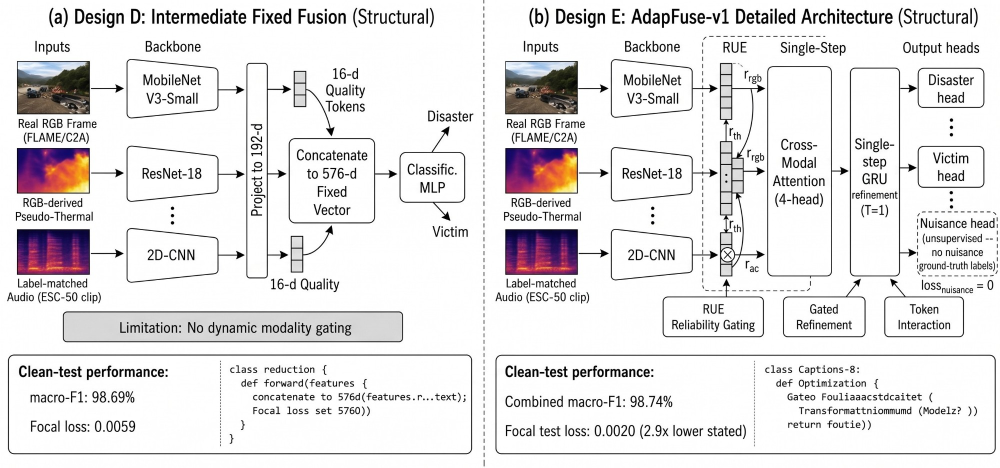
#> input picture images/generated/_source_new/4.5_design_D_vs_E_original.jpg, 2000 x 935 px (shown at 1/2 size)
$ python clean_4_5_4_6.py
#> lines starting #> are read from the running program, lines starting #| are printed output that depends on the picture
"""Clean the supplied Fig 4.5 / 4.6 rasters so they match the code and metadata.

Fig 4.5 (Design D vs E):
  * Design D has no quality tokens (models/full_model.py, IntermediateFixed:
    project -> concat -> MLP), so the two "16-d Quality" labels are relabelled
    as the projected 192-d feature vectors they actually are.
  * The garbled pseudo-code panels are replaced with pseudo-code that matches
    the implementation.
Fig 4.6 (data provenance):
  * The 15,970 C2A/SARD bounding boxes are person boxes, not smoke/fire boxes
    (smoke/fire boxes come from the separate D-Fire benchmark).

Originals: 4.5_design_D_vs_E_original.jpg, 4.6_data_provenance_original.jpg
"""
from pathlib import Path

from PIL import Image, ImageDraw, ImageFont

HERE = Path(__file__).resolve().parent
OUT = HERE.parent
FONTS = Path("C:/Windows/Fonts")
NARROW = str(FONTS / "ARIALN.TTF")
NARROW_BOLD = str(FONTS / "ARIALNB.TTF")
MONO = str(FONTS / "consola.ttf")
INK = (20, 20, 20)
WHITE = (255, 255, 255)


def centered(draw, cx, y, text, font):
    w = draw.textlength(text, font=font)
    draw.text((cx - w / 2, y), text, font=font, fill=INK)


def fix_design_comparison():
    im = Image.open(HERE / "4.5_design_D_vs_E_original.jpg").convert("RGB")
#> im is the input picture: PIL image 2000x935 RGB; mean R, G, B 230.3, 228.3, 229.2
    d = ImageDraw.Draw(im)

    # Panel (a): relabel the two stacks as projected feature vectors.
    label = ImageFont.truetype(NARROW, 30)
    d.rectangle((648, 126, 745, 228), fill=WHITE)
    for i, line in enumerate(("192-d", "RGB", "feature")):
        centered(d, 692, 132 + i * 32, line, label)
    d.rectangle((530, 552, 690, 590), fill=WHITE)
    centered(d, 610, 555, "192-d audio feature", label)

    # Code panels: replace garbled text with pseudo-code matching the code.
    code = ImageFont.truetype(MONO, 19)
    step = 29
    d.rectangle((447, 716, 937, 902), fill=WHITE)
    left = (
        "# Design D: fixed-weight fusion",
        "z = concat(f_rgb, f_th, f_au)  # 576-d",
        "y_dis, y_vic = MLP(z)",
        "# no reliability gating",
    )
    for i, line in enumerate(left):
        d.text((462, 740 + i * step), line, font=code, fill=INK)

    d.rectangle((1514, 716, 1984, 902), fill=WHITE)
    right = (
        "# Design E: AdapFuse-v1",
        "r = RUE(q, stats)       # 3 gates",
        "T = stack(r * f)        # 3 x 192",
        "z = GRU(mean(Attn(T)))  # T = 1",
        "y_dis, y_vic, y_nui = heads(z)",
    )
    for i, line in enumerate(right):
        d.text((1528, 728 + i * step), line, font=code, fill=INK)

    im.save(OUT / "4.5.png")
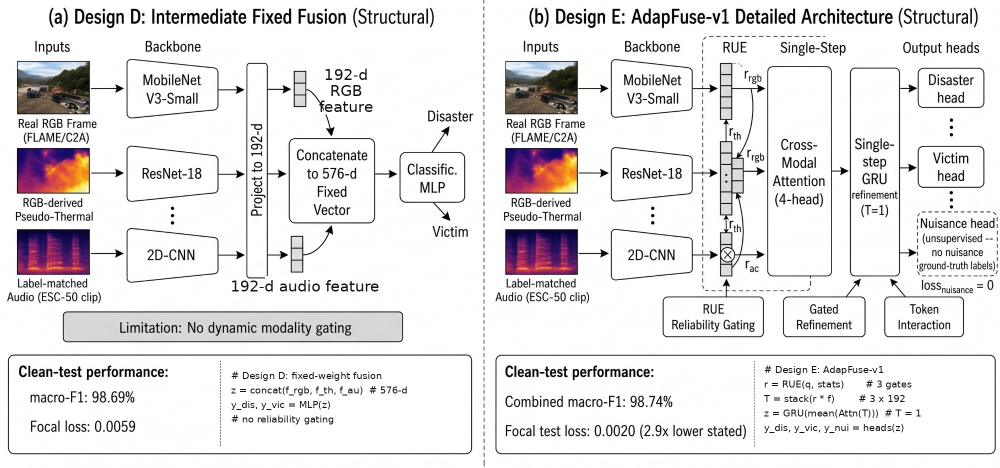
#> saved as 4.5.png: PIL image 2000x935 RGB (shown at 1/2 size); mean R, G, B 230.3, 228.3, 229.2


def fix_provenance():
    im = Image.open(HERE / "4.6_data_provenance_original.jpg").convert("RGB")
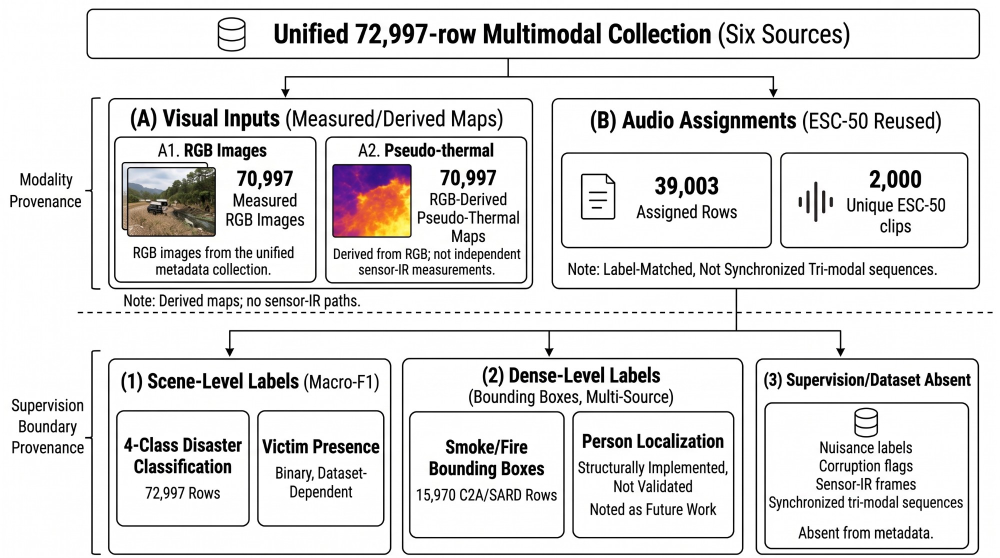
#> input picture images/generated/_source_new/4.6_data_provenance_original.jpg, 2000 x 1116 px (shown at 1/2 size)
#> im is the input picture: PIL image 2000x1116 RGB; mean R, G, B 225.6, 224.6, 224.5
    d = ImageDraw.Draw(im)
    title = ImageFont.truetype(NARROW_BOLD, 42)
    d.rectangle((836, 870, 1114, 964), fill=WHITE)
    centered(d, 973, 872, "Person", title)
    centered(d, 973, 916, "Bounding Boxes", title)
    im.save(OUT / "4.6.png")
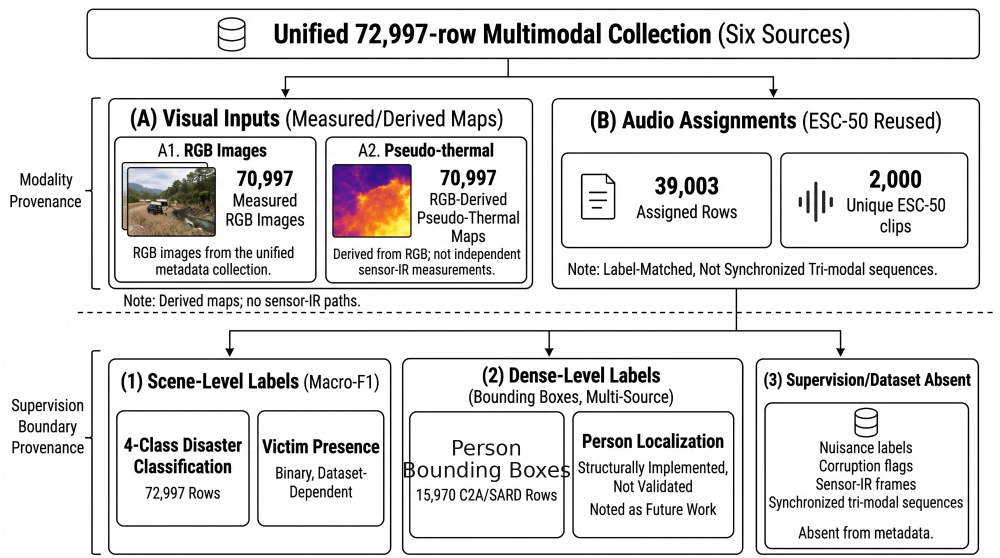
#> saved as 4.6.png: PIL image 2000x1116 RGB (shown at 1/2 size); mean R, G, B 225.8, 224.8, 224.7


if __name__ == "__main__":
    fix_design_comparison()
    fix_provenance()
    print("saved", OUT / "4.5.png", OUT / "4.6.png")
